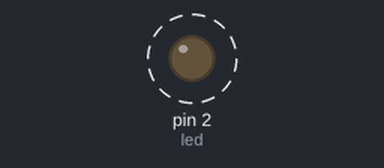
A program run on a simulated MicroPython board. Parts: output pins drawn as LEDs (lit = HIGH). Dashed ring = blinking.

Above: at 0.05 s.
Timing chart, 0 to 3.0 s (numbered marks = the images above):
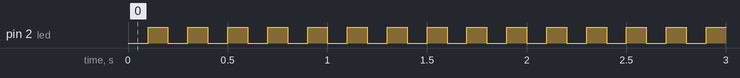

Measured:
- by itself, pin 2 (led): alternates HIGH for 0.10 s and LOW for 0.10 s

The program:

main.py
```python
while True:
	led.off()
	time.sleep(0.1)
	led.on()
	time.sleep(0.1)
```

boot.py
```python
import uos
import esp
import gc

esp.osdebug(None)
gc.collect()

import time
from machine import Pin

led = Pin(2, Pin.OUT)
```
